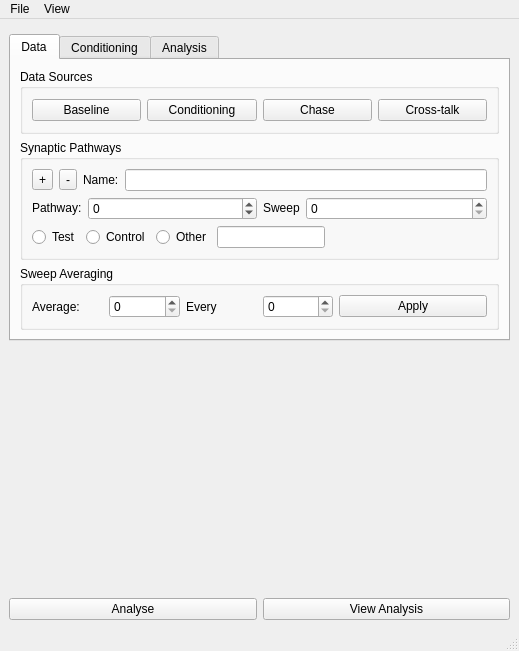
<?xml version="1.0" encoding="UTF-8"?>
<ui version="4.0">
 <class>MainWindow</class>
 <widget class="QMainWindow" name="MainWindow">
  <property name="geometry">
   <rect>
    <x>0</x>
    <y>0</y>
    <width>519</width>
    <height>651</height>
   </rect>
  </property>
  <property name="windowTitle">
   <string>Synaptic Plasticity</string>
  </property>
  <widget class="QWidget" name="centralwidget">
   <layout class="QVBoxLayout" name="verticalLayout_2">
    <item>
     <widget class="MetaDataWidget" name="metaDataWidget" native="true"/>
    </item>
    <item>
     <widget class="QTabWidget" name="tabWidget">
      <property name="currentIndex">
       <number>0</number>
      </property>
      <widget class="QWidget" name="tabDataLayout">
       <attribute name="title">
        <string>Data</string>
       </attribute>
       <layout class="QVBoxLayout" name="verticalLayout">
        <item>
         <widget class="QGroupBox" name="groupBoxDataSources">
          <property name="title">
           <string>Data Sources</string>
          </property>
          <layout class="QHBoxLayout" name="horizontalLayout_9">
           <item>
            <widget class="QPushButton" name="pushButtonBaselineSources">
             <property name="text">
              <string>Baseline</string>
             </property>
            </widget>
           </item>
           <item>
            <widget class="QPushButton" name="pushButtonConditioningSources">
             <property name="text">
              <string>Conditioning</string>
             </property>
            </widget>
           </item>
           <item>
            <widget class="QPushButton" name="pushButtonChaseSources">
             <property name="text">
              <string>Chase</string>
             </property>
            </widget>
           </item>
           <item>
            <widget class="QPushButton" name="pushButtonCrossTalkSources">
             <property name="enabled">
              <bool>true</bool>
             </property>
             <property name="text">
              <string>Cross-talk</string>
             </property>
            </widget>
           </item>
          </layout>
         </widget>
        </item>
        <item>
         <widget class="QGroupBox" name="stimulationPathwaysGroupBox">
          <property name="title">
           <string>Synaptic Pathways</string>
          </property>
          <layout class="QGridLayout" name="gridLayout">
           <item row="0" column="0" colspan="2">
            <layout class="QHBoxLayout" name="horizontalLayout_3">
             <item>
              <widget class="QToolButton" name="toolButtonAddPathway">
               <property name="toolTip">
                <string>Add pathway</string>
               </property>
               <property name="statusTip">
                <string>Add pathway</string>
               </property>
               <property name="whatsThis">
                <string>Add pathway</string>
               </property>
               <property name="text">
                <string>+</string>
               </property>
               <property name="icon">
                <iconset>
                 <normaloff>:/images/add.svg</normaloff>:/images/add.svg</iconset>
               </property>
              </widget>
             </item>
             <item>
              <widget class="QToolButton" name="toolButtonRemovePathway">
               <property name="toolTip">
                <string>Remove pathway</string>
               </property>
               <property name="statusTip">
                <string>Remove pathway</string>
               </property>
               <property name="whatsThis">
                <string>Remove pathway</string>
               </property>
               <property name="text">
                <string>-</string>
               </property>
               <property name="icon">
                <iconset>
                 <normaloff>:/images/list-remove.svg</normaloff>:/images/list-remove.svg</iconset>
               </property>
              </widget>
             </item>
             <item>
              <widget class="QLabel" name="label">
               <property name="text">
                <string>Name:</string>
               </property>
              </widget>
             </item>
             <item>
              <widget class="QLineEdit" name="lineEditPathwayName"/>
             </item>
            </layout>
           </item>
           <item row="1" column="0" colspan="2">
            <layout class="QHBoxLayout" name="horizontalLayout_7">
             <item>
              <layout class="QHBoxLayout" name="horizontalLayout">
               <item>
                <widget class="QLabel" name="pathwayIndexLabel">
                 <property name="sizePolicy">
                  <sizepolicy hsizetype="Minimum" vsizetype="Fixed">
                   <horstretch>0</horstretch>
                   <verstretch>0</verstretch>
                  </sizepolicy>
                 </property>
                 <property name="text">
                  <string>Pathway:</string>
                 </property>
                </widget>
               </item>
               <item>
                <widget class="QSpinBox" name="spinBoxPathwayIndex">
                 <property name="sizePolicy">
                  <sizepolicy hsizetype="Expanding" vsizetype="Fixed">
                   <horstretch>0</horstretch>
                   <verstretch>0</verstretch>
                  </sizepolicy>
                 </property>
                 <property name="toolTip">
                  <string>Select pathway</string>
                 </property>
                 <property name="statusTip">
                  <string>Select pathway</string>
                 </property>
                 <property name="whatsThis">
                  <string>Select pathway</string>
                 </property>
                 <property name="wrapping">
                  <bool>true</bool>
                 </property>
                 <property name="maximum">
                  <number>99</number>
                 </property>
                </widget>
               </item>
              </layout>
             </item>
             <item>
              <layout class="QHBoxLayout" name="horizontalLayout_8">
               <item>
                <widget class="QLabel" name="pathwaySweepIndexLabel">
                 <property name="sizePolicy">
                  <sizepolicy hsizetype="Minimum" vsizetype="Fixed">
                   <horstretch>0</horstretch>
                   <verstretch>0</verstretch>
                  </sizepolicy>
                 </property>
                 <property name="toolTip">
                  <string>Sweep index of path</string>
                 </property>
                 <property name="statusTip">
                  <string>Sweep index of path</string>
                 </property>
                 <property name="whatsThis">
                  <string>Index of the sweep, within each trial, that records from the currently selected stimulation pathway</string>
                 </property>
                 <property name="text">
                  <string>Sweep</string>
                 </property>
                </widget>
               </item>
               <item>
                <widget class="QSpinBox" name="spinBoxSweepIndexOfPath">
                 <property name="sizePolicy">
                  <sizepolicy hsizetype="Expanding" vsizetype="Fixed">
                   <horstretch>0</horstretch>
                   <verstretch>0</verstretch>
                  </sizepolicy>
                 </property>
                 <property name="toolTip">
                  <string>Sweep index of path</string>
                 </property>
                 <property name="statusTip">
                  <string>Sweep index of path</string>
                 </property>
                 <property name="whatsThis">
                  <string>Index of the sweep, within each trial, that records from the currently selected stimulation pathway</string>
                 </property>
                </widget>
               </item>
              </layout>
             </item>
            </layout>
           </item>
           <item row="2" column="0">
            <layout class="QHBoxLayout" name="horizontalLayout_11">
             <item>
              <widget class="QRadioButton" name="radioButtonTestPathway">
               <property name="text">
                <string>Test</string>
               </property>
              </widget>
             </item>
             <item>
              <widget class="QRadioButton" name="radioButtonControlPathway">
               <property name="text">
                <string>Control</string>
               </property>
              </widget>
             </item>
             <item>
              <widget class="QRadioButton" name="radioButtonOtherPathway">
               <property name="text">
                <string>Other</string>
               </property>
              </widget>
             </item>
             <item>
              <widget class="QLineEdit" name="otherPathwayNameLineEdit"/>
             </item>
            </layout>
           </item>
           <item row="2" column="1">
            <spacer name="horizontalSpacer">
             <property name="orientation">
              <enum>Qt::Horizontal</enum>
             </property>
             <property name="sizeHint" stdset="0">
              <size>
               <width>145</width>
               <height>20</height>
              </size>
             </property>
            </spacer>
           </item>
          </layout>
         </widget>
        </item>
        <item>
         <widget class="QGroupBox" name="sweepAverageGroupBox">
          <property name="enabled">
           <bool>true</bool>
          </property>
          <property name="title">
           <string>Sweep Averaging</string>
          </property>
          <layout class="QGridLayout" name="gridLayout_2">
           <item row="0" column="0">
            <layout class="QHBoxLayout" name="horizontalLayout_10">
             <item>
              <layout class="QHBoxLayout" name="horizontalLayout_4">
               <item>
                <widget class="QLabel" name="averageSweepsLabel">
                 <property name="text">
                  <string>Average:</string>
                 </property>
                </widget>
               </item>
               <item>
                <widget class="QSpinBox" name="averageSweepsSpinBox"/>
               </item>
              </layout>
             </item>
             <item>
              <layout class="QHBoxLayout" name="horizontalLayout_6">
               <item>
                <widget class="QLabel" name="label_2">
                 <property name="text">
                  <string>Every</string>
                 </property>
                </widget>
               </item>
               <item>
                <widget class="QSpinBox" name="averageSweepsEverySpinBox"/>
               </item>
              </layout>
             </item>
             <item>
              <widget class="QPushButton" name="pushButtonaAverageSweeps">
               <property name="toolTip">
                <string>Average sweeps</string>
               </property>
               <property name="statusTip">
                <string>Average sweeps</string>
               </property>
               <property name="whatsThis">
                <string>Average sweeps</string>
               </property>
               <property name="text">
                <string>Apply</string>
               </property>
              </widget>
             </item>
            </layout>
           </item>
          </layout>
         </widget>
        </item>
       </layout>
      </widget>
      <widget class="QWidget" name="tabConditioning">
       <attribute name="title">
        <string>Conditioning</string>
       </attribute>
      </widget>
      <widget class="QWidget" name="tabAnalysis">
       <attribute name="title">
        <string>Analysis</string>
       </attribute>
      </widget>
     </widget>
    </item>
    <item>
     <spacer name="verticalSpacer">
      <property name="orientation">
       <enum>Qt::Vertical</enum>
      </property>
      <property name="sizeHint" stdset="0">
       <size>
        <width>20</width>
        <height>77</height>
       </size>
      </property>
     </spacer>
    </item>
    <item>
     <widget class="SpinBoxSlider" name="_frames_spinBoxSlider_" native="true"/>
    </item>
    <item>
     <layout class="QHBoxLayout" name="horizontalLayout_5">
      <item>
       <widget class="QPushButton" name="analysePushButton">
        <property name="text">
         <string>Analyse</string>
        </property>
       </widget>
      </item>
      <item>
       <widget class="QPushButton" name="viewAnalysisDataPushButton">
        <property name="text">
         <string>View Analysis</string>
        </property>
       </widget>
      </item>
     </layout>
    </item>
   </layout>
  </widget>
  <widget class="QMenuBar" name="menubar">
   <property name="geometry">
    <rect>
     <x>0</x>
     <y>0</y>
     <width>519</width>
     <height>28</height>
    </rect>
   </property>
   <widget class="QMenu" name="menuFile">
    <property name="title">
     <string>File</string>
    </property>
    <widget class="QMenu" name="menuOptions">
     <property name="title">
      <string>Options</string>
     </property>
     <addaction name="actionOpenOptions"/>
     <addaction name="actionImportOptions"/>
     <addaction name="actionSaveOptions"/>
     <addaction name="actionExportOptions"/>
    </widget>
    <widget class="QMenu" name="menuImport">
     <property name="title">
      <string>Import</string>
     </property>
     <widget class="QMenu" name="menuImportDataSources">
      <property name="title">
       <string>Sources</string>
      </property>
      <addaction name="actionImportBaselineSourceData"/>
      <addaction name="actionImportConditioningSourceData"/>
      <addaction name="actionImportChaseSourceData"/>
      <addaction name="actionImportPathwayCrosstalkSourceData"/>
     </widget>
     <addaction name="actionExperiment"/>
     <addaction name="menuImportDataSources"/>
    </widget>
    <widget class="QMenu" name="menuOpen">
     <property name="title">
      <string>Open</string>
     </property>
     <widget class="QMenu" name="menuOpenSourceFiles">
      <property name="title">
       <string>Sources</string>
      </property>
      <addaction name="actionOpenBaselineSourceFiles"/>
      <addaction name="actionOpenChaseSourceFiles"/>
      <addaction name="actionOpenConditioningSourceFiles"/>
      <addaction name="actionOpenPathwayCrosstalkSourceFiles"/>
     </widget>
     <addaction name="actionOpenExperimentFile"/>
     <addaction name="menuOpenSourceFiles"/>
    </widget>
    <addaction name="menuOpen"/>
    <addaction name="menuImport"/>
    <addaction name="actionSave"/>
    <addaction name="actionExport"/>
    <addaction name="menuOptions"/>
   </widget>
   <widget class="QMenu" name="menuView">
    <property name="title">
     <string>View</string>
    </property>
    <widget class="QMenu" name="menuRecording">
     <property name="title">
      <string>Recording</string>
     </property>
     <widget class="QMenu" name="menuRaw">
      <property name="title">
       <string>Raw</string>
      </property>
      <addaction name="actionViewRawBaselineData"/>
      <addaction name="actionViewRawChaseData"/>
      <addaction name="actionViewRawCrossTalkData"/>
     </widget>
     <addaction name="actionViewBaselineData"/>
     <addaction name="actionViewChaseData"/>
     <addaction name="actionViewConditioningData"/>
     <addaction name="actionViewCrossTalkData"/>
     <addaction name="separator"/>
     <addaction name="menuRaw"/>
    </widget>
    <addaction name="menuRecording"/>
   </widget>
   <addaction name="menuFile"/>
   <addaction name="menuView"/>
  </widget>
  <widget class="QStatusBar" name="statusbar"/>
  <action name="actionBaseline_runs">
   <property name="text">
    <string>Baseline runs</string>
   </property>
  </action>
  <action name="actionChase_run">
   <property name="text">
    <string>Chase run</string>
   </property>
  </action>
  <action name="actionConditioning">
   <property name="text">
    <string>Conditioning</string>
   </property>
  </action>
  <action name="actionImport_2">
   <property name="text">
    <string>Import</string>
   </property>
  </action>
  <action name="actionCreate">
   <property name="text">
    <string>Create</string>
   </property>
  </action>
  <action name="actionSave">
   <property name="text">
    <string>Save</string>
   </property>
   <property name="toolTip">
    <string>Save experiment</string>
   </property>
   <property name="statusTip">
    <string>Save experiment</string>
   </property>
   <property name="whatsThis">
    <string>Save experiment</string>
   </property>
  </action>
  <action name="actionExport">
   <property name="text">
    <string>Export</string>
   </property>
   <property name="toolTip">
    <string>Export experiment to workspace</string>
   </property>
   <property name="statusTip">
    <string>Export experiment to workspace</string>
   </property>
   <property name="whatsThis">
    <string>Export experiment to workspace</string>
   </property>
  </action>
  <action name="actionOpenOptions">
   <property name="text">
    <string>Open</string>
   </property>
  </action>
  <action name="actionImportOptions">
   <property name="text">
    <string>Import</string>
   </property>
  </action>
  <action name="actionSaveOptions">
   <property name="text">
    <string>Save</string>
   </property>
  </action>
  <action name="actionExportOptions">
   <property name="text">
    <string>Export</string>
   </property>
  </action>
  <action name="actionExperiment">
   <property name="text">
    <string>Experiment</string>
   </property>
  </action>
  <action name="actionOpenExperimentFile">
   <property name="text">
    <string>Experiment</string>
   </property>
  </action>
  <action name="actionOpenBaselineSourceFiles">
   <property name="text">
    <string>Baseline</string>
   </property>
   <property name="toolTip">
    <string>Open Baseline Sources</string>
   </property>
  </action>
  <action name="actionOpenChaseSourceFiles">
   <property name="text">
    <string>Chase</string>
   </property>
   <property name="toolTip">
    <string>Chase Sources</string>
   </property>
  </action>
  <action name="actionOpenConditioningSourceFiles">
   <property name="text">
    <string>Conditioning Data</string>
   </property>
  </action>
  <action name="actionOpenPathwayCrosstalkSourceFiles">
   <property name="text">
    <string>Pathway Crosstalk Data</string>
   </property>
  </action>
  <action name="actionViewBaselineData">
   <property name="text">
    <string>Baseline</string>
   </property>
  </action>
  <action name="actionViewChaseData">
   <property name="text">
    <string>Chase</string>
   </property>
  </action>
  <action name="actionViewConditioningData">
   <property name="text">
    <string>Conditioning</string>
   </property>
  </action>
  <action name="actionViewRawBaselineData">
   <property name="text">
    <string>Baseline</string>
   </property>
  </action>
  <action name="actionViewRawChaseData">
   <property name="text">
    <string>Chase</string>
   </property>
  </action>
  <action name="actionViewRawCrossTalkData">
   <property name="text">
    <string>Cross-talk</string>
   </property>
  </action>
  <action name="actionViewCrossTalkData">
   <property name="text">
    <string>Cross-talk</string>
   </property>
  </action>
  <action name="actionOpenBaselineSources">
   <property name="text">
    <string>Baseline</string>
   </property>
  </action>
  <action name="actionImportBaselineSourceData">
   <property name="text">
    <string>Baseline</string>
   </property>
  </action>
  <action name="actionImportConditioningSourceData">
   <property name="text">
    <string>Conditioning</string>
   </property>
  </action>
  <action name="actionImportChaseSourceData">
   <property name="text">
    <string>Chase</string>
   </property>
  </action>
  <action name="actionImportPathwayCrosstalkSourceData">
   <property name="text">
    <string>Pathway Crosstalk</string>
   </property>
  </action>
 </widget>
 <customwidgets>
  <customwidget>
   <class>MetaDataWidget</class>
   <extends>QWidget</extends>
   <header location="global">gui.widgets.metadatawidget</header>
   <container>1</container>
  </customwidget>
  <customwidget>
   <class>SpinBoxSlider</class>
   <extends>QWidget</extends>
   <header location="global">gui.widgets.spinboxslider</header>
   <container>1</container>
  </customwidget>
 </customwidgets>
 <resources/>
 <connections/>
</ui>
